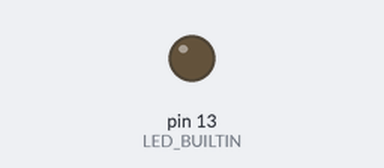
The sketch below on a simulated Arduino Uno, built with avr-gcc and run on an emulated ATmega328P. On the bench: output pins drawn as LEDs (lit = HIGH). What the sketch prints to the serial monitor is not drawn.

Above: at 0.5 s.
At 1.95 s:
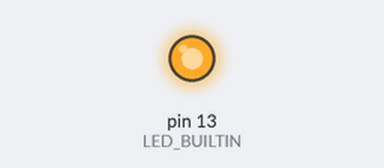
Timing chart, 0 to 3.0 s (numbered marks = the images above):
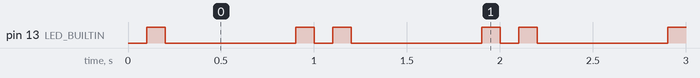

The sketch:

cardy.ino
```cpp
#define RangeCheck(x,L) (((x) > (L)) ? (L) : (((x) < -(L)) ? -(L) : (x)))

void send_command(char code, unsigned long value = 0);
bool have_command(char & code, unsigned long & value);

unsigned long previous_time = 0;
unsigned long verbose = 0;

float target_vx = 0; // command-requested velocity vector components [-1..1]
float target_vy = 0; // where vx=-1 is left, vx=1 is right, vx=0 is straight

float actual_vx = 0; // actual velocity vector components [-1..1]
float actual_vy = 0; // e.g., calculated from encoders

float slip_left = 0; // traction to slip-threshold ratio
float slip_right = 0;

bool bEnableSafetyStop = true;

void setup() {
  Serial.begin(115200);

  pinMode(LED_BUILTIN, OUTPUT);

  previous_time = millis();
}

static inline float byte_to_norm(unsigned long value) { // convert integer in range 0..254 to floating point number in range -1..1
  float f = 0;

  if (value < 255) {
    f = (-127.0 +(float) value) / 127.0;
  }
  return f;
}

static inline unsigned long norm_to_byte(float value) { // convert floating point number in range -1..1 to integer in range 0..254
  int ival = (int) round(127 * value);

  return (unsigned long) (127 + RangeCheck(ival, 127));
}

float eff_div_v(float v) { // motor efficiency divided by velocity fraction, i.e., v in [0..1]
  float edv = 0;

  if (v <= 0.5) {
    edv = 2 * 0.9375 * (2 * v * (2 * v - 3) + 3);
  } else {
    edv = (v - 0.5) / 0.5;
    edv = 0.9375 * (1 - 0.1 * edv * edv) / v;

    if (v > 0.95) {
      float decay = (v - 0.95) / 0.06;
      edv *= 1 - decay * decay;
    }
  }
  return edv;
}

void fake_car(bool bPrint = false) { // mimic a car to create a feedback loop
  static float v1 = 0; // velocity motor 1 [-1..1]
  static float v2 = 0; // velocity motor 2 [-1..1]

  const float mass = 40;            // kg
  const float inertia = 45;         // kg.m2
  const float max_speed = 15 / 3.6; // m/s
  const float motor = 250;          // rating, W
  const float dt = 1E-3;            // s (time step)
  const float gauge = 1.5;          // x-axis separation of wheels
  const float friction = 0.2;

  const float slip_T = friction * 9.81 * mass / 4;

  float max_T1 = eff_div_v(abs(v1)) * motor / max_speed;
  float max_T2 = eff_div_v(abs(v2)) * motor / max_speed;

  float target_v1;
  float target_v2;

  if (target_vy >= 0) {
    target_v1 = target_vy + target_vy * target_vx - target_vx;
    target_v2 = target_vy - target_vy * target_vx + target_vx;
  } else {
    target_v1 = target_vy - target_vy * target_vx - target_vx;
    target_v2 = target_vy + target_vy * target_vx + target_vx;
  }

  // v. clumsy control system:
  float T1 = max_T1 * ((target_v1 > v1) ? 1 : -1); // applied tractions
  float T2 = max_T2 * ((target_v2 > v2) ? 1 : -1);

  slip_right = T1 / slip_T;
  slip_left  = T2 / slip_T;

  T1 = RangeCheck(T1, slip_T); // traction limit because of friction / slip
  T2 = RangeCheck(T2, slip_T); // limit traction to range [-slip_T..slip_T]

  float a = (T1 + T2) / mass;
  float alpha = (T1 - T2) * (gauge / 2) / inertia;

  float dv = a * dt;
  float domega = alpha * dt;

  if (bPrint) {
    Serial.print(" < v1=");
    Serial.print(v1);
    Serial.print(", v2=");
    Serial.print(v2);
    Serial.print("; target: v1=");
    Serial.print(target_v1);
    Serial.print(", v2=");
    Serial.print(target_v2);
    if (verbose > 1) {
      Serial.print("; traction: T1=");
      Serial.print(T1);
      Serial.print(", T2=");
      Serial.print(T2);
      Serial.print(", slip=");
      Serial.print(slip_T);
      Serial.print("; acc: a=");
      Serial.print(a);
      Serial.print(", alpha=");
      Serial.print(alpha);
    }
  }

  v1 += dv + domega * gauge / 1.414; // assumes square-ish vehicle
  v2 += dv - domega * gauge / 1.414;

  v1 = RangeCheck(v1, 1); // limit v1 to range [-1..1]
  v2 = RangeCheck(v2, 1);

  actual_vy = (v1 + v2) / 2;

  float dy = (actual_vy >= 0) ? (1 - actual_vy) : (1 + actual_vy);
  if (dy > 0) {
    actual_vx = (v2 - v1) / (2 * dy);
    actual_vx = RangeCheck(actual_vx, 1); // limit actual_vx to range [-1..1]
  } else {
    actual_vx = 0; // doesn't actually matter; may look odd on the screen, though
  }
  if (bPrint) {
    Serial.print("; v1=");
    Serial.print(v1);
    Serial.print(", v2=");
    Serial.print(v2);
    Serial.print("; actual: vx=");
    Serial.print(actual_vx);
    Serial.print(", vy=");
    Serial.print(actual_vy);
    Serial.print(" > ");
  }
}

void every_milli() { // runs once a millisecond, on average
  char code;
  unsigned long value;

  while (have_command(code, value)) {
    // process the command-value pair
    // e.g.:
    if (value < 255) {
      if (code == 'x') {
        target_vx = byte_to_norm(value);
      }
      if (code == 'y') {
        target_vy = byte_to_norm(value);
      }
    }
    if (code == 'p') {
      Serial.print(" < ping! > ");
    }
    if (code == 'v') {
      verbose = value;
    }
    if (code == 'q') { // emergency stop...
      Serial.print(" < command: stop! > ");
      target_vx = 0;
      target_vy = 0;
    }
    if (code == 'Q') { // silence on the input line - no connection? suggest an emergency stop...
      Serial.print(" < auto: stop! > ");
      target_vx = 0;
      target_vy = 0;
    }
  }

  fake_car(); // mimic a car to create a feedback loop
}

void every_tenth(int tenth) { // runs once every tenth of a second, where tenth = 0..9
  digitalWrite(LED_BUILTIN, tenth == 0 || tenth == 8); // double blink per second

  send_command('x', norm_to_byte(actual_vx)); // send latest info on velocity
  send_command('y', norm_to_byte(actual_vy));
  send_command('l', norm_to_byte(slip_left)); // send latest info on traction / slip
  send_command('r', norm_to_byte(slip_right));
}

void every_second() { // runs once every second
  Serial.println(""); // break the line for human readability in the console
  if (verbose)
    fake_car(true);   // this will print out the values (for debugging purposes)
}

void loop() {
  // add code here that can't wait


  // our little internal real-time clock:
  static int count_ms = 0;
  static int count_tenths = 0;

  unsigned long current_time = millis();

  if (current_time != previous_time) {
    ++previous_time;
    every_milli();

    if (++count_ms == 100) {
      count_ms = 0;
      every_tenth(count_tenths);

      if (++count_tenths == 10) {
        count_tenths = 0;
        every_second();
      }
    }
  }
}

void send_command(char code, unsigned long value) {
  Serial.print(code);
  if (value) {
    Serial.print(value);
  }
  Serial.print(',');
}

bool have_command(char & code, unsigned long & value) {
  static int count = 0;
  static int length = 0;
  static char buffer[16];

  if (++count == 1000) { // silence or junk on the input line! (emergency stop support feature)
    count = 0; // reset counter - this triggers once per second if no commands are input

    if (bEnableSafetyStop) {
      code = 'Q';
      value = 0;
      return true;
    }
    return false;
  }

  while (Serial.available()) {
    char next = (char) Serial.read();

    if ((next >= 'A' && next <= 'Z') || (next >= 'a' && next <= 'z')) {
      buffer[0] = next;
      length = 1;
    } else if (next >= '0' && next <= '9') {
      if (length > 0 && length < 11) {
        buffer[length++] = next;
      } else {
        length = 0;
      }
    } else if (next == ',') {
      if (length > 1) {
        buffer[length] = 0;
        code = buffer[0];
        value = strtoul(buffer+1, 0, 10);
        count = 0; // reset the timeout
        break;
      } else if (length == 1) {
        code = buffer[0];
        value = 0;
        count = 0; // reset the timeout
        break;
      }
      length = 0;
    } else {
      length = 0;
    }
  }
  return count == 0;
}
```

Measured:
- by itself, pin 13 (LED_BUILTIN): repeats every 1.0 s: LOW 0.70 s, HIGH 0.10 s, LOW 0.10 s, HIGH 0.10 s
- by itself, everything shown: repeats every 1.0 s, in 4 steps
